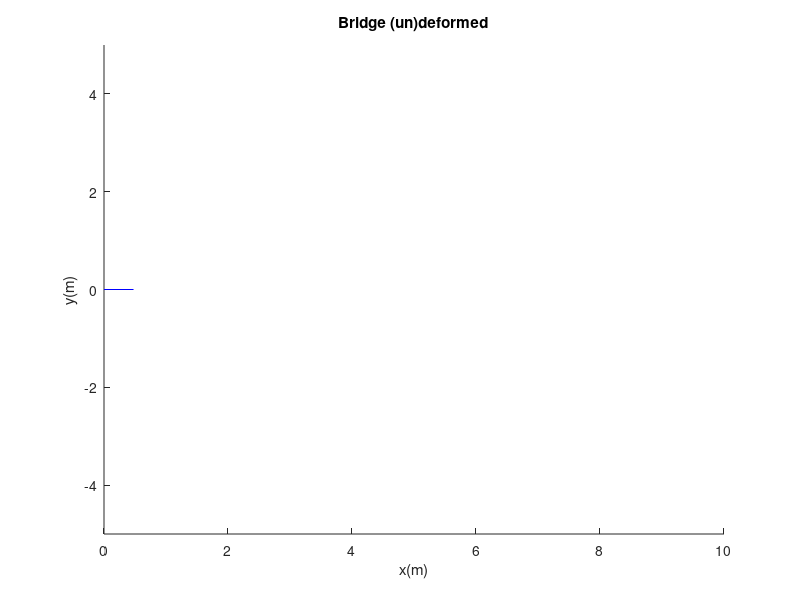

Write MATLAB code to recreate this figure. (Note: this script raises an error after producing the figure.)
%%% Simulating shape of a bridge
%%% simple euler method with artificial damping (leading to static setup in finite time)

% line([x1,x2],[y1,y2], 'Color', 'red');
% text(x1,y1,num2str(node1));

%% Parameters
clear all;
% physical parameters
L = 10; % bridge length
M = 10000; % bridge mass
k = 2000; % stiffness, K = EA/l;
g = 10;
b = 1000; % artifical damping for Eulerian simulation

% simulation parameters
n_seg = 21; % number of bridge segments
n_mass = n_seg + 1; % number of discrete masses
x = 0:L/n_seg:L; % x-pos of mass points
y = zeros(size(x)); % y-pos of mass points

m_seg = M/n_seg; % defining mass of a mass point
m(1) = m_seg/2;
m(2:length(x)-1) = m_seg;
m(length(x)) = m_seg/2;

tmax = 1000;
dt = 0.1;
n_iter = tmax/dt;

%% plot bridge and elements
figure
    title('Bridge (un)deformed')
    xlabel('x(m)');
    ylabel('y(m)');
    axis([0 L -L/2 L/2]);
        
    for i = 1:length(x)-1
        hold on;
        line([x(i),x(i+1)],[y(i),y(i+1)], 'Color', 'blue');
        plot(x(i),y(i),'O', 'Color', 'blue');        
    end
    plot(x(i+1),y(i+1),'O', 'Color', 'blue'); 
    
%% Euler update toward static solution
v = zeros(n_iter,length(x));
a = zeros(n_iter,length(x));
y = zeros(n_iter,length(x));

for iter = 1:1:n_iter
    
    for i = 2:length(x)-1 % only inner points move
        l1 = sqrt( (x(i)-x(i-1))^2 + (y(iter,i)-y(iter,i-1))^2 );
        dl1 = l1 - L/n_seg;
        l2 = sqrt( (x(i+1)-x(i))^2 + (y(iter,i+1)-y(iter,i))^2 );
        dl2 = l2 - L/n_seg;
        
        f_spring = - k*dl1*(y(iter,i)-y(iter,i-1))/l1 + k*dl2*(y(iter,i+1)-y(iter,i))/l2; 
        a(iter,i) = 1/m(i) * (f_spring - b*v(iter,i) - g);
    end
    v(iter+1,:) = v(iter,:) + a(iter,:)*dt;
    y(iter+1,:) = y(iter,:) + 0.5*(v(iter,:)+v(iter+1,:)) * dt;
    
end

%% plot deformed structure
    for i = 1:length(x)-1
        hold on;
        line([x(i),x(i+1)],[y(iter,i),y(iter,i+1)], 'Color', 'red');
        plot(x(i),y(iter,i),'O', 'Color', 'blue');        
    end
    plot(x(i+1),y(iter,i+1),'O', 'Color', 'blue');
    text(5,2,num2str(min(y(iter,:))));
